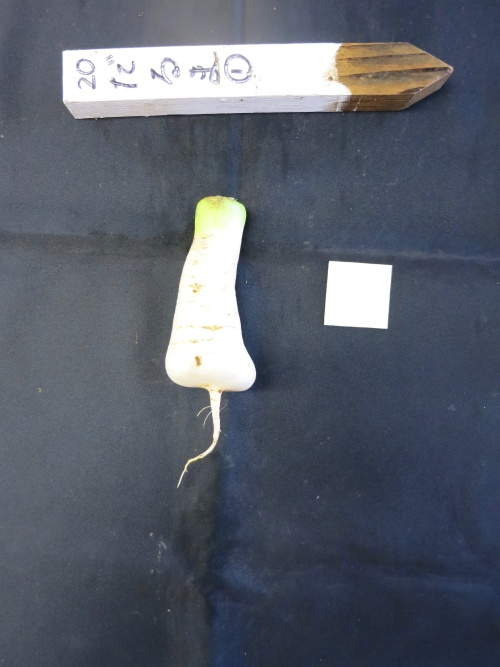
#> input picture test.jpg, 500 x 667 px; its folder holds only this picture in this run
$ jupyter execute 'ツール２  -  GrabCutTool   インタラクティブな領域抽出ツールV2.ipynb'   (shell and % lines are left out)   (older library calls are emulated)
#> lines starting #> are read from the running program, lines starting #| are printed output that depends on the picture


# 使い方

最初に対象を矩形で囲み、Enter を押してください。初期切り出しが実行されます。
この処理は決定的ではなく、結果が確率的に変動します。１度目にうまく行かなくても、何度かEnterを押すとうまく行くことがあります。

初期切り出しでうまくいっていない箇所がある場合、マウスで前景・背景の一部を指定してから Enter を押してください。

- ０ - 背景となる領域の一部を指定
- 1 - 前景となる領域の一部を指定
- 2 - 背景の割合の多い領域であるという指定。
- 3 - 前景の割合の多い領域であるという指定。

Enterを押さないとセグメンテーションは実行されません。

その他
- r  - リセット
 - ± - ブラシサイズを大きくする、小さくする

うまくできたら 「s」でファイル保存してください。

[cell 1]
'''
 *  最初に矩形で対象を囲み、Enter を押して下さい。初期切り出しが実行されます。
 * 　０　を押すと削除指定モードになります。不要な部分をマウスで適当になぞり、Enter を押すと
 　　　指定した領域に接続する類似領域が削除されます。
 * もし必要な領域が削除されてしまったら、１を押してその領域を指定し、Enterを押します。
 * 何も指定せずに何度か Enter を押すとゴミが消えることがあります。

 - 0 - 背景領域を指定。
 - 1 - 前景領域を指定。
 - 2 - 背景の割合の多い領域であるという指定。
 - 3 - 前景の割合の多い領域であるという指定。
 - 9 - ９０度回転
 - R - 初期化
 - S  - 結果の保存
 - ± - ブラシサイズを大きくする、小さくする
 - Enter  - セグメンテーションの実行
'''
import numpy as np
import math
import cv2
import sys
import os
import tkinter
import tkinter.filedialog
import tkinter.messagebox

root=tkinter.Tk()
root.withdraw()

BLUE = [255,0,0]        # rectangle color
RED = [0,0,255]         # PR BG
GREEN = [0,255,0]       # PR FG
MAGENTA = [255,0,255]    # sure BG
BLACK = [0,0,0]
WHITE = [255,255,255]   # sure FG
MINRECTSIZE = 400 # 領域指定とそうでない操作の切り分けのための矩形面積の下限

IMAGESIZE = 512  # 強制的に画像サイズをの数字以下に縮小する。

DRAW_BG = {'color' : MAGENTA, 'val' : 0}
DRAW_FG = {'color' : WHITE, 'val' : 1}
DRAW_PR_FG = {'color' : GREEN, 'val' : 3}
DRAW_PR_BG = {'color' : RED, 'val' : 2}

# filename = "horyou2c6k.jpg"
# filename = "yumiko.png"

def cutImage(usecolor=False):
#> called with usecolor = False
    global img,img2,orig,output,value,mask,shrinkN,filename, mouseCallBacker,h0,w0,h2,w2,gusecolor

    gusecolor = usecolor

    print( __doc__ )
    print("画像ファイルを選んで下さい")

    readpath = readFilePath()
#> the answer given: test.jpg
    readdir,filename = os.path.split(readpath)

    #orig = getbase2img(cv2.imread(filename))  # 2のべき乗のサイズになるようパディング
    orig = cv2.imread(readpath)
#> orig is the input picture: shape (667, 500, 3); mean B, G, R 106.7, 95.1, 88.8
    img = orig.copy()
    img, halfimg = resize(img, size=1024)   # 縦横いずれも1024以下になるまで縮小
    img2 = img.copy()                        # a copy of original image
    h0,w0 = img.shape[:2]
    h2,w2 = halfimg.shape[:2]

    mask = np.zeros(img.shape[:2],np.uint8) # mask initialized to PR_BG
    output = np.zeros(img.shape,np.uint8)           # output image to be shown
    halfoutput = np.zeros(halfimg.shape,np.uint8)

    # input and output windows
    cv2.namedWindow('output')
    cv2.namedWindow('input')
    cv2.imshow('output',halfoutput)
    cv2.imshow('input', halfimg)

    mouseCallBacker = myMouse('input')

    cv2.moveWindow('input',0,90)
    cv2.moveWindow('output',halfimg.shape[1],90)

    # print(" マウスの左ドラッグで抽出対象を囲って下さい \n")

    do_keyEventLoop()

    cv2.destroyAllWindows()
    cv2.waitKey(1) # jupyter notebook の場合、destroyWindowの後に waitKey しないと終了できなくなる

def do_keyEventLoop():
    global img,img2,output,value,mask, rect,frame_or_mask, mouseCallBacker,filename,quitflag,framed
    framed = False
    # キーイベントループ
    while(1):

        k = cv2.waitKey(1) # 1milisecond 入力を受け付ける　　0にすると無限に待ってしまう

        if k == 27 or k == ord('q')  or  k ==ord('`'):         # 終了は ESC
            quitflag = True
            break

        elif k == ord('0'): # 背景領域の指定
            # print(" 背景領域を指定 \n")
            value = DRAW_BG
        elif k == ord('1'): # 対象の指定
            # print(" 切り出し対象領域を指定 \n")
            value = DRAW_FG
        elif k == ord('2'): # 背景かも知れない領域の指定
            # print(" 背景かも知れない領域の指定 \n")
            value = DRAW_PR_BG
        elif k == ord('3'): # 前景かもしれない領域の指定
            # print(" 前景かもしれない領域の指定 \n")
            value = DRAW_PR_FG

        elif k == ord('+'):
            mouseCallBacker.thicknessUp()

        elif k == ord('-'):
            mouseCallBacker.thicknessDown()

        elif k == ord('s'): # 画像の保存
            bar = np.zeros((img.shape[0],5,3),np.uint8)
            res = np.hstack((img2,bar,img,bar,output))

            print("抽出結果を保存するパスを選んで下さい（拡張子は不要）")
            savepath = saveFilePath(filename)

            _ret,bw = cv2.threshold(cv2.cvtColor(output,cv2.COLOR_BGR2GRAY),1,255,cv2.THRESH_BINARY)

            filepath, ext = os.path.splitext(savepath)

            cv2.imwrite(savepath,cutmargin(bw,ratio=4))
            cv2.imwrite(filepath+"Cut.png",output)
            print(savepath,"に保存しました。")

            cv2.imwrite('grabcut_output.png',res)
            print("抽出結果は保存先:{}に、\n, それとは別に合成画像を grabcut_output.png に結果を保存しました.\n".format(savepath+".png"))
            quitflag = False
            break

        elif k == ord('r'): # reset everything
            print("リセット \n")
            mouseCallBacker.init()
            img = img2 .copy()  # 画像を復元
            mask = np.zeros(img.shape[:2],np.uint8) # mask initialized to PR_BG
            output = np.zeros(img.shape,np.uint8)           # 出力画像用
            mouseCallBacker.thickness = 3
            halfimg = cv2.resize(img,(w2,h2))
            halfoutput = cv2.resize(output,(w2,h2))
            framed = False

        elif k == 13 : #  Enter キー  セグメンテーションの実行
            print("セグメンテーションの実行中。新しいメッセージが表示されるまでお待ち下さい。 \n")
            if (frame_or_mask == 0):         # grabcut with rect
                bgdmodel = np.zeros((1,65),np.float64)
                fgdmodel = np.zeros((1,65),np.float64)
                mask = mask.copy()
                cv2.grabCut(img2,mask,rect,bgdmodel,fgdmodel,1,cv2.GC_INIT_WITH_RECT)
                frame_or_mask = 1
            elif frame_or_mask == 1:         # grabcut with mask
                bgdmodel = np.zeros((1,65),np.float64)
                fgdmodel = np.zeros((1,65),np.float64)
                cv2.grabCut(img2,mask,rect,bgdmodel,fgdmodel,1,cv2.GC_INIT_WITH_MASK)
            print(" 抽出がうまくいっていない場合は、手動でタッチアップしてから再度 Enter  を押して下さい。\n ０、２　背景領域の指定、１，３ 抽出対象領域の指定 \n")
            framed = True

        mask2 = np.where((mask==1) + (mask==3),255,0).astype('uint8')
        output = cv2.bitwise_and(img2,img2,mask=mask2)
        if gusecolor == False:
            _ret,bw = cv2.threshold(cv2.cvtColor(output,cv2.COLOR_BGR2GRAY),1,255,cv2.THRESH_BINARY)
            output =  cv2.cvtColor(bw,cv2.COLOR_GRAY2BGR)
        makeupAndShowImage()

# [9 lines left out: function makeupAndShowImage, not called in this run]

class myMouse:
    def __init__(self, windowname):
        self.init()
        cv2.setMouseCallback(windowname, self.callBack, None)

    def init(self):
        global value,mask,framing,drawing,rect,frame_or_mask
        # setting up flags
        rect = (0,0,1,1)
        drawing = False         # 描画モードオン
        framing = False           # 選択枠設定中
        self.framed = False       # 枠設定は完了している
        frame_or_mask = 100      # flag for selecting rect or mask mode
        value = DRAW_FG         # drawing initialized to FG
        self.thickness = 3           # ブラシサイズ

    def thicknessUp(self):
        self.thickness +=1

    def thicknessDown(self):
        if self.thickness > 0:
            self.thickness -=1

    # [35 lines left out: function callBack, not called in this run]

[cell 2]
# 画像サイズの縦か横の大きい方が指定サイズになるようにリサイズし、表示用にその半サイズの画像も作る。
def resize(img, size=1024):
#> called with size = 1024
    maxsize = np.max(np.array(img.shape[:2]))
#> maxsize = 667
    height = size*img.shape[0]//maxsize
#> height = 1024
    width = size*img.shape[1]//maxsize
#> width = 767
    output = np.zeros((height+80, width+80,3),np.uint8)
    output[40:40+height,40:40+width]=cv2.resize(img,(width,height))
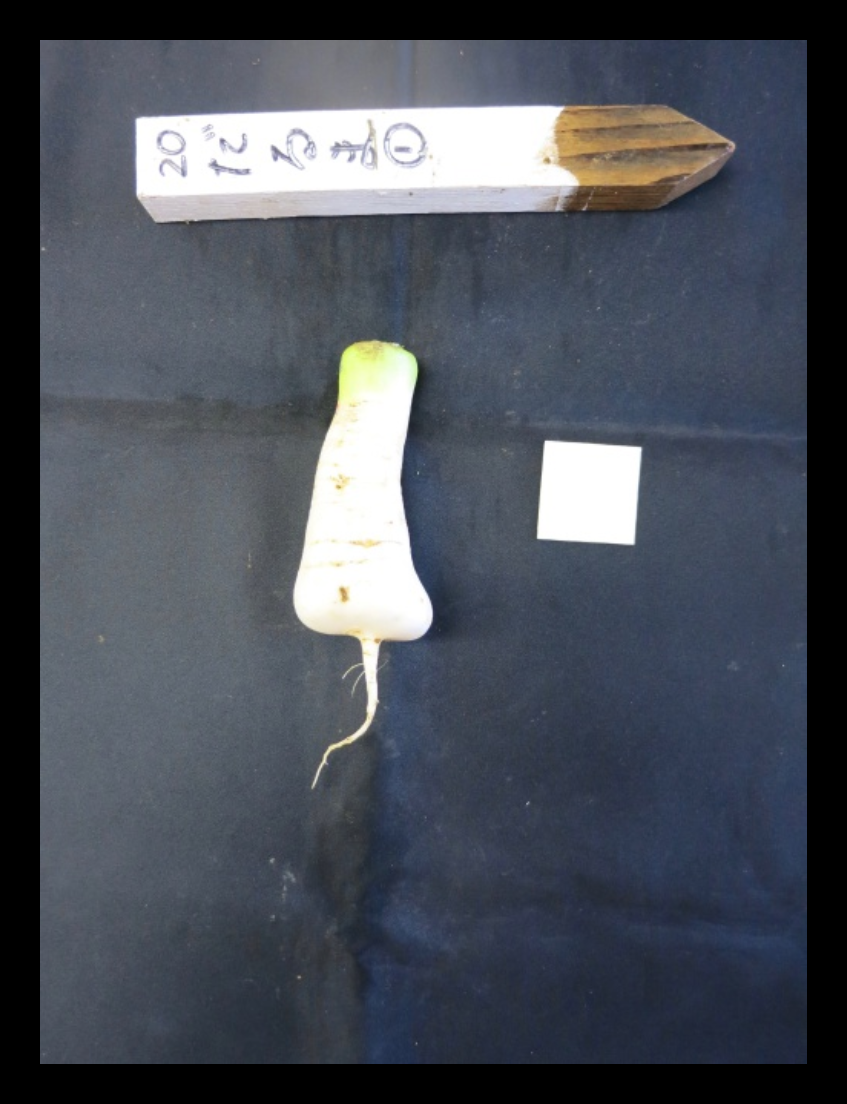
#> output: shape (1104, 847, 3); mean B, G, R 89.5, 79.8, 74.5
    h2 = output.shape[0]//2
#> h2 = 552
    w2 = output.shape[1]//2
#> w2 = 423
    halfimg=cv2.resize(output,(w2,h2))
    return output,halfimg

# [24 lines left out: functions redmasked, cutmargin, not called in this run]

#  使用例
'''
# グレイ画像の場合，もしくは結果をグレー化したい場合
src = cv2.imread(imgfile,0)
cutimg = cutmargin(src, ratio=4)
plotimg(cutimg)
'''
# [27 lines left out: functions imagerotation, rotateAndcut1, not called in this run]

[cell 3]
import tkinter
import tkinter.filedialog
import tkinter.messagebox
root=tkinter.Tk()
root.withdraw()

def readFilePath():
    fTyp=[('画像ファイルの選択',['jpg','png'])]
    readpath=tkinter.filedialog.askopenfilename(filetypes=fTyp,initialdir = './一軍')
    print("処理対象ファイル",readpath)
    return readpath

def saveFilePath(filename):
    savepath = tkinter.filedialog.asksaveasfilename(initialdir = "シルエット/",initialfile=filename,filetypes = (("jpeg files","*.jpg"),("all files","*.*")))
    return savepath


while True:
    cutImage(usecolor=False)
#> (key q is pressed here)
